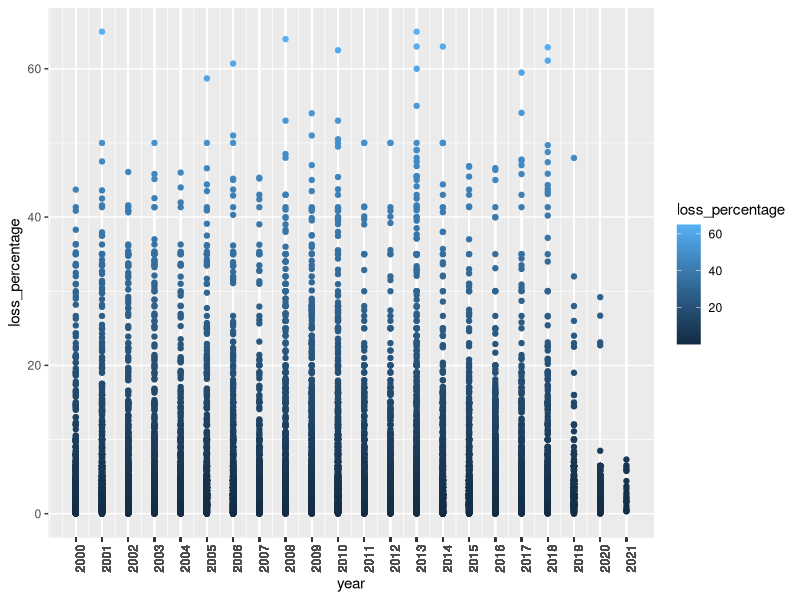
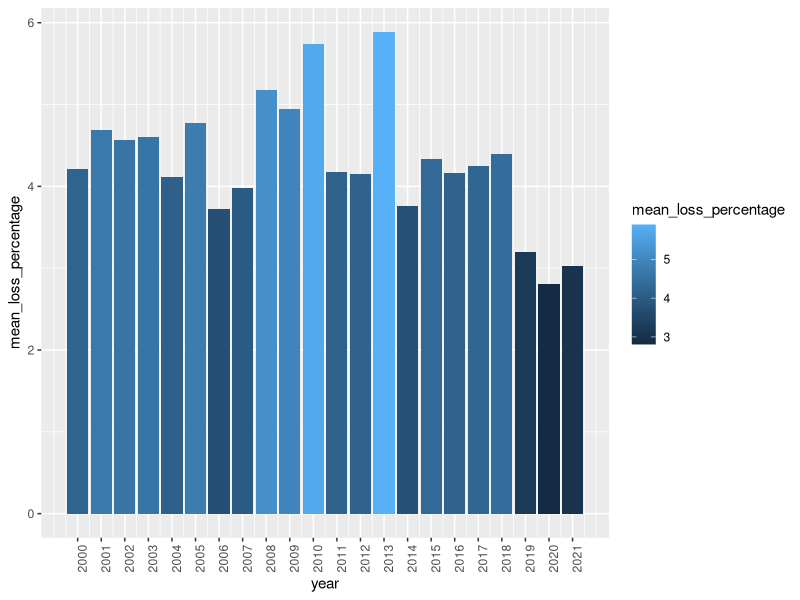

These charts were generated, in order, by the following R code:
setwd("D:/WORK/Data Science/Google data analysis/8/Capstone Project 3")

library(tidyverse)
library(ggplot2)

#import data

data <- read.csv("Data.csv")

head(data)
View(data)

## lets do some data cleaning

## lets drop some unneeded columns

rem_col <- c("m49_code", "region", "cpc_code", "loss_percentage_original",
             "sample_size", "method_data_collection", "reference", 
             "reference.1", "reference.2", "loss_quantity", "treatment", "cause_of_loss")

newdata <- data %>% 
  select(- one_of(rem_col))

View(newdata)

## lets do some data explorations
#get column names
colnames(newdata)

dim(newdata)

str(newdata)

summary(newdata)

## lets find unique elements in the columns

unique(newdata$country) # we have 149 countries in this dataset

unique(newdata$commodity) # 195 commodities in this study

unique(newdata$year) # the study span from 2009 to 2021

unique(newdata$activity) #111 activities that leads to loss are mentioned in this study

unique(newdata$food_supply_stage) # 19 food supply stages where losses occur

## lets get min and max loss percentage

min(newdata$loss_percentage) #0.003%

max(newdata$loss_percentage) #65%

## lets check for duplicates
sum(duplicated(newdata)) # detected 390 duplicates

## lets drop duplicates

clean_data <- distinct(newdata)

View(clean_data)

## Also I want to remove aggregations that came with the dataset
aggr_country <- paste(c("Africa", "Australia and New Zealand", "China,Taiwan", "Northern Africa",
                  "Northern America", "Saint Kitts and Nevis", "South-Eastern Asia",
                  "Southern Asia", "Sub-Saharan Africa", "Western Africa", "Western Asia"), 
                  collapse = '|')

cleandata1 <- clean_data %>% 
  filter(!grepl(aggr_country, country))

View(cleandata1)


## data segmentation
## lets group by countries

df_countries <- cleandata1 %>% 
  group_by(country) %>% 
  summarise(mean_loss_percentage = mean(loss_percentage))

View(df_countries)

## group by year

df_year <- cleandata1 %>% 
  group_by(year) %>% 
  summarise(mean_loss_percentage = mean(loss_percentage))

View(df_year)

# group by coutry, year and get percentage yearly loss
df_counyear <- cleandata1 %>% 
  group_by(country, year) %>% 
  summarise(mean_loss_percentage = mean(loss_percentage))

View(df_counyear)

## commodity activity percentage loss
df_commdity <- cleandata1 %>% 
  group_by(country, commodity, year) %>% 
  summarise(average_loss = mean(loss_percentage))

View (df_commdity)


## groupby Supply stage
df_supplychain <- cleandata1 %>% 
  group_by(food_supply_stage) %>% 
  summarise(avarage_loss = mean(loss_percentage))

View(df_supplychain)

##groupby activities
df_activities <- cleandata1 %>% 
  group_by(activity) %>% 
  summarise(avarage_loss = mean(loss_percentage))

View(df_activities)




## Data Analysis

#Question 1: Which Country has the overall Highest Average Loss Percentage over the years?
df_countries[which.max(df_countries$mean_loss_percentage),]

#Question 2: Which Country has the overall Lowest Average Loss Percentage over the years?
df_countries[which.min(df_countries$mean_loss_percentage),]

#Question 3: What year do we have the overall highest average loss percentage?
df_year[which.max(df_year$mean_loss_percentage),]

#Question 4: What year do we have the overall lowest average loss percentage?
df_year[which.min(df_year$mean_loss_percentage),]

#Question 5: Which country has the highest average loss percentage and in what year?
df_counyear[which.max(df_counyear$mean_loss_percentage),]

#Question 6: Which country has the lowest average loss percentage and in what year?
df_counyear[which.min(df_counyear$mean_loss_percentage),]

#Question 7: Which Commodity is often wasted, from which country, and what year do we record the highest loss
df_commdity[which.max(df_commdity$average_loss),]

#Question 8: Which Commodity is the lowest wasted, from which country, and what year do we record the lowest loss
df_commdity[which.min(df_commdity$average_loss),]

#Question 9: Which food supply chain is food most mainly wasted
df_supplychain[which.max(df_supplychain$avarage_loss),]

#Question 10: Which food supply chain generates least waste
df_supplychain[which.min(df_supplychain$avarage_loss),]

#Question 11: Which food production activity generates the highest loss?
df_activities[which.max(df_activities$avarage_loss),]

#Question 12: Which food production activity generates the least loss?
df_activities[which.min(df_activities$avarage_loss),]





## some data visualization
#scatter plot of losses per year
ggplot(data = cleandata1, aes(x=year, y=loss_percentage)) +
  geom_point(aes(color=loss_percentage)) +
  theme(axis.text.x = element_text(angle = 90)) +
  scale_x_continuous(labels = as.character(cleandata1$year), breaks = cleandata1$year)


#barplot of average loss per year
ggplot(data = df_year) +
  geom_col(mapping = aes(x=year, y=mean_loss_percentage, fill= mean_loss_percentage)) +
  theme(axis.text.x = element_text(angle = 90)) +
  scale_x_continuous(labels = as.character(df_year$year), breaks = df_year$year)



#export data out for dashboard
write.csv(cleandata1, "foodlossclean.csv", row.names = FALSE)
                 